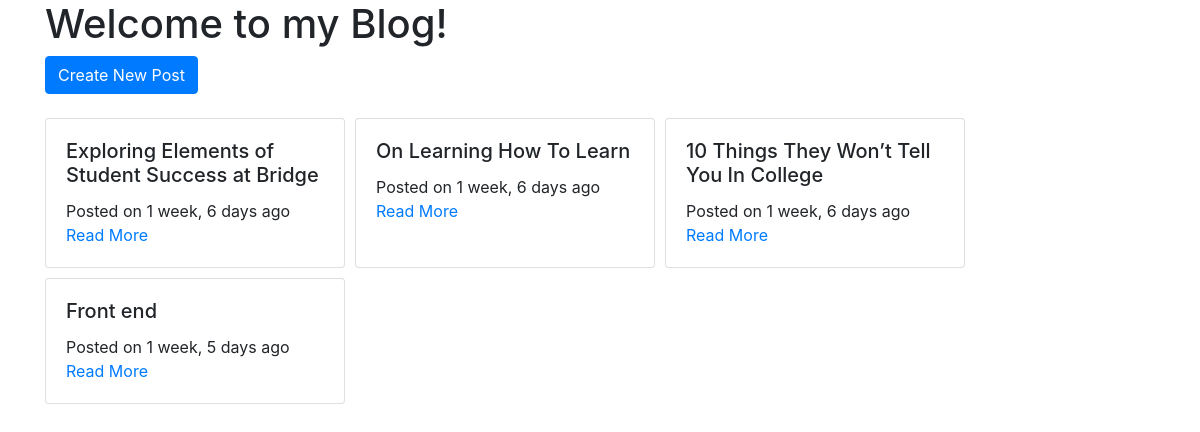
The page / on the database its author committed.
### blog/models.py (models this page shows, shortened)
class Post(models.Model):
	title=models.CharField(max_length=200)
	body=models.TextField()
	timestamp=models.DateTimeField(auto_now_add=True)

### blog/views.py (the view)
# urls.py: path('', home),
def home(request):
	all_posts = Post.objects.all()
	return render(request,"home.html", {'all_posts':all_posts})

### blog/templates/home.html (shortened to what this page needs)
<!DOCTYPE html>
<html>
	<head>
		<link rel="stylesheet" href="https://stackpath.bootstrapcdn.com/bootstrap/4.2.1/css/bootstrap.min.css">
	</head>
	<body>
		<div class="container">
			<h1>Welcome to my Blog!</h1>
			<a class="btn btn-md btn-primary" href="/create/">Create New Post</a><br><br>
			<div style="display:flex; flex-wrap: wrap;">
				{% for post in all_posts %}
					<div class="card" style="width:300px; margin-right:10px; margin-bottom:10px">
						<div class="card-body">
							<h5 class="card-title">{{post.title}}</h5>
							<span>Posted on {{post.timestamp|timesince}} ago</span><br>
							<a href="/post/{{post.id}}" class="card-link">Read More</a>
						</div>
					</div>
				{% endfor %}
			</div>
		</div>
	</body>
</html>

### rows shown on the page
Post: title "Exploring Elements of Student Success at Bridge", timestamp "1 week, 6 days"
Post: title "On Learning How To Learn", timestamp "1 week, 6 days"
Post: title "10 Things They Won’t Tell You In College", timestamp "1 week, 6 days"
Post: title "Front end", timestamp "1 week, 5 days"
